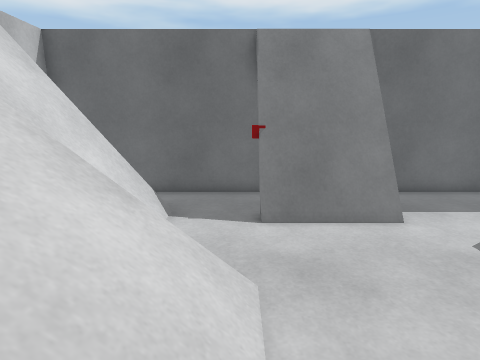
[1] (above)

15 first-person views from a walk through a Unity game level. The camera is 1.3 m above the floor, tilts 12° down and sees 80° across. The floor is counted in squares, 0.5 m on a side. Each view is taken from the middle of a square. On the plan, view 1 faces up. The plan holds only what a view shows up to about 19 squares ahead; the rest is blank. The place goes on beyond the plan. The player character is not drawn. Surface patterns are stand-ins for the level's own textures.

[2]
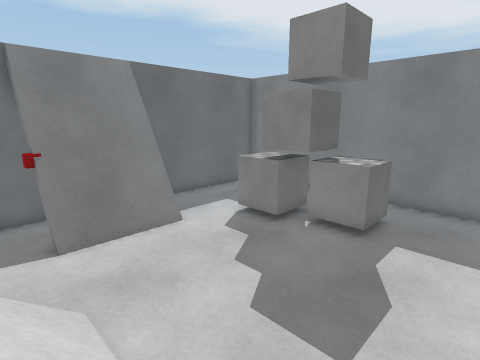

[3]
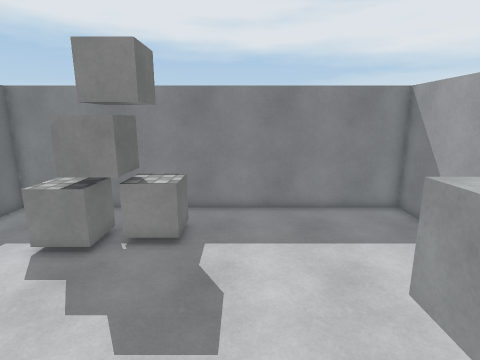

[4]
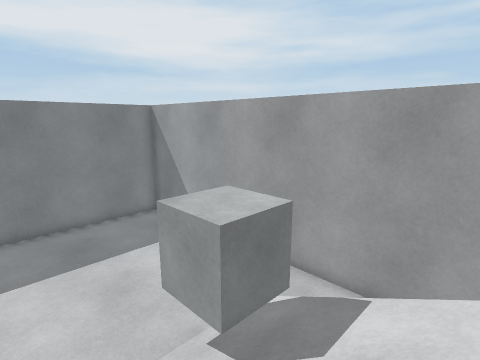

[5]
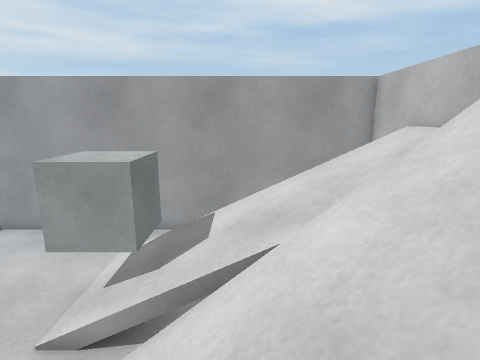

[6]
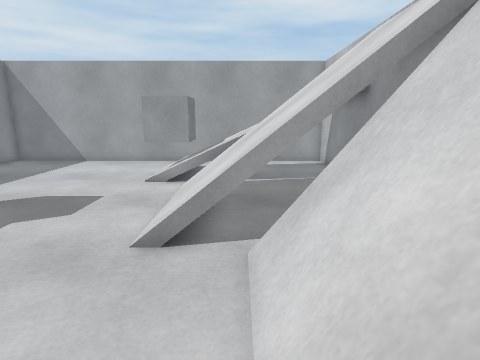

[7]
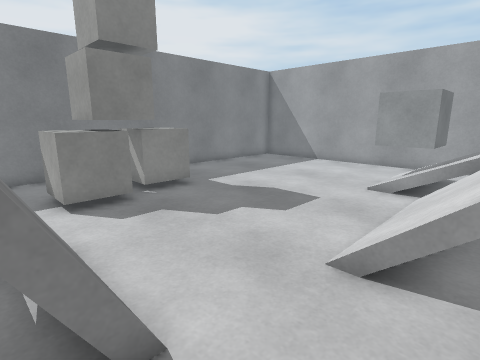

[8]
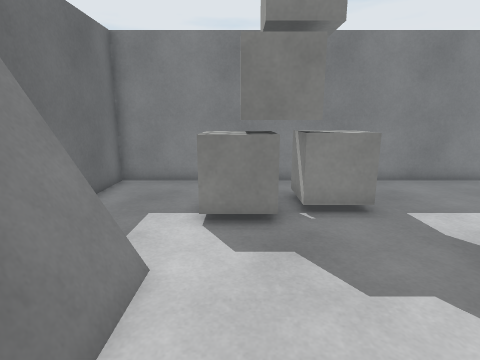

[9]
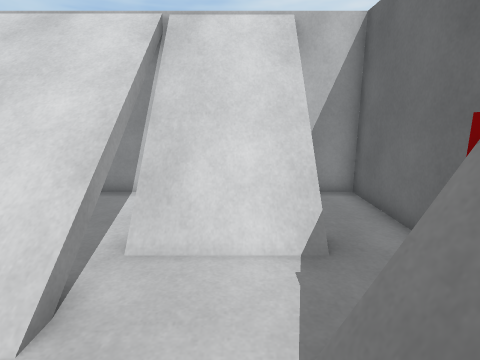

[10]
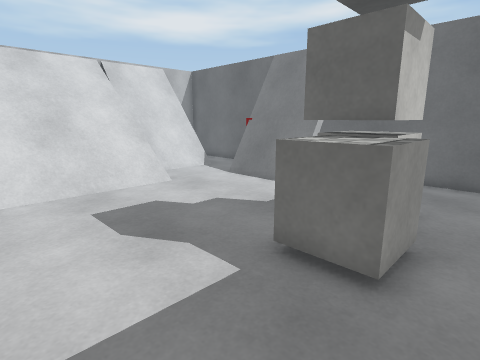

[11]
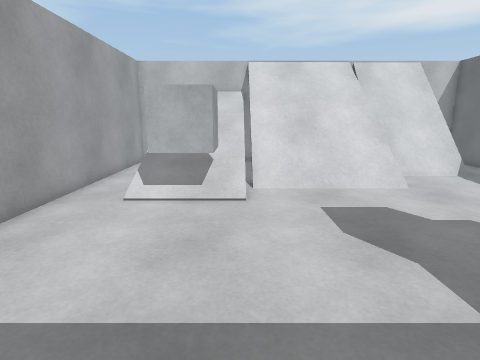

[12]
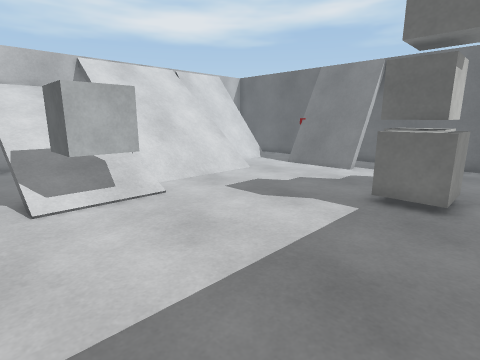

[13]
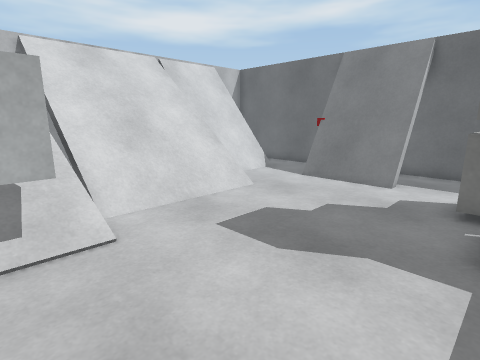

[14]
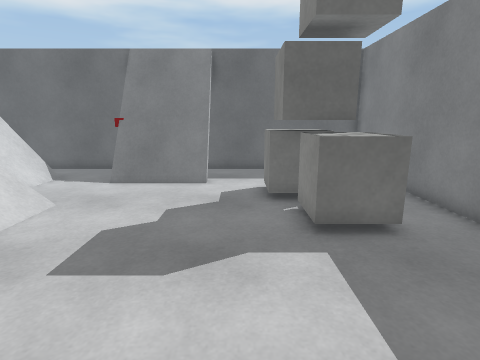

[15]
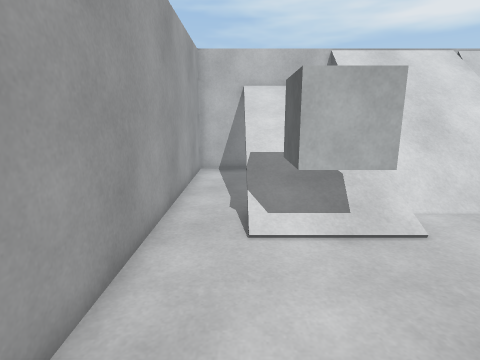

### Floor plan
Key: @ floor where view 1 was taken; # wall or solid block; . main floor; : floor 0.5 m higher than the main floor; + floor 0.75 m higher than the main floor; * floor 1 m higher than the main floor; % floor 1.25 m higher than the main floor; & floor 1.5 m higher than the main floor; $ floor 1.75 m higher than the main floor; / step, stairs or slope; = window, fence, low wall or low ledge; v drop or lower ground; C red cube; U cube.
Columns run from 7 left of view 1 to 12 right of it. Each row starts with its distance up from view 1.
 11 #########  #########
 10 #...... #####......#
  9 # ##=..C#####......#
  8   ##=...=====......#
  7   ##=.........UUU..#
  6   ##=.........UUU..#
  5   #vv.........UUU..#
  4 #..v//=/......UUUU.#
  3 #.//////.......UUU.#
  2 #.//////.......UUU.#
  1 # //////...........#
  0 # /////@...........#
 -1 #.//////...........#
 -2 #$&vvvv=/..........#
 -3 =$&%*+:UUU.........#
 -4 =$&%*+:UUU.........#
 -5 =$&%*+:UUU.........#
 -6 #......//..........#
 -7 #..................#
 -8 ####################

Positions as (right, up) in squares from view 1, and headings:
1: (0, 0), facing up
2: (-1, -1), facing up-right
3: (-2, 0), facing right
4: (-3, 0), facing down-right
5: (-2, 3), facing down
6: (-2, 10), facing down
7: (-2, 9), facing down-right
8: (0, 6), facing right
9: (3, 7), facing left
10: (11, -2), facing up-left
11: (11, -2), facing left
12: (11, -7), facing up-left
13: (8, -4), facing up-left
14: (6, -4), facing up
15: (8, -6), facing left
